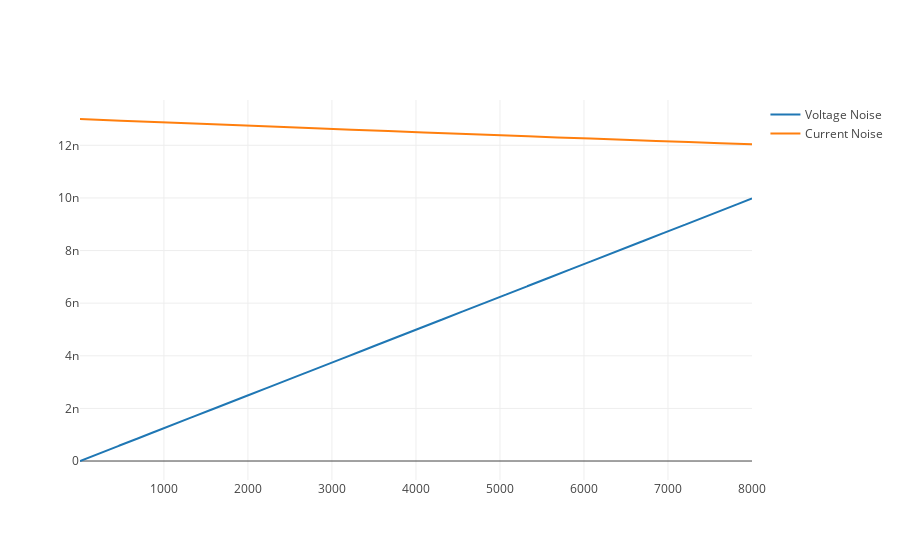

The notebook cell this image was saved under:
### Code cell
import plotly
plotly.offline.init_notebook_mode()
from plotly.graph_objs import Scatter, Layout


import plotly.plotly as py
import plotly.graph_objs as go


t1 = go.Scatter( x=w, y=eo, name='Voltage Noise')
t2 = go.Scatter( x=w, y=eio, name = 'Current Noise')

data = [t1, t2]
plotly.offline.iplot(
    data
)

### Figure 1 — Plotly figure (JSON) as saved in the notebook; plotly's stock layout.template omitted (floating-point values rounded to 4 significant figures; data arrays with more than 128 entries replaced by an {"elided": "..."} marker saying what was removed)
{"data": [{"name": "Voltage Noise", "type": "scatter", "x": {"elided": "8000 int values"}, "y": {"elided": "8000 float values"}}, {"name": "Current Noise", "type": "scatter", "x": {"elided": "8000 int values"}, "y": {"elided": "8000 float values"}}], "layout": {}}
